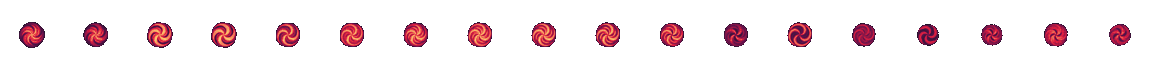
#> input picture tools/pixel_art/enemy_fx/source/eye_orb.png, 1152 x 64 px; its folder holds 4 pictures in this run
$ python import_enemy_fx.py
#> lines starting #> are read from the running program, lines starting #| are printed output that depends on the picture; after the words box and inside, x2 and y2 are one past the last pixel; in counts of white or black regions, pixels touching at a corner belong together
### tools/pixel_art/monsters/recolor_monsters.py
"""Remapeia as folhas dos monstros importados (modo 2D) para a paleta AAP-64, a mesma do kit da cripta,
do Virgil, do chão e da poça de sangue.

Lê os originais do pacote em `tools/pixel_art/monsters/source/<monstro>/*.png` (intocados) e grava as versões
remapeadas em `assets/pixel_art/monsters/<monstro>/*.png`, com os mesmos nomes. Para regerar:

    py tools/pixel_art/monsters/recolor_monsters.py [--preview arquivo.png]

Cada cor do original vira a cor da AAP-64 mais próxima em OKLab, com mais peso na luminosidade (para manter
o volume do sombreado) e menos no croma. Os vermelhos saturados (olhos, sangue) ficam presos à rampa de sangue
e os cinzas neutros (metal) à rampa fria da pedra da cripta. Duas cores do original que caíssem na mesma cor da paleta são
separadas pela segunda opção mais próxima quando a diferença de luminosidade entre elas é visível, para não
apagar detalhes. A transparência vira binária (alfa 0 ou 255, corte em 128), como o corte de alfa do Sprite3D no jogo.

Exceções:
- `mage_guardian` (Guardiã Invisível) pode usar o rosa bc4a9b e os azuis vivos da AAP-64, que são a cor dela e
  dos efeitos dela (`BossRuneFx.Violet`).
- `skeleton_guardian` (lacaios da Guardiã) não tem original próprio: sai do `skeleton` tingido na rampa violeta
  da Guardiã, pela luminosidade (o sombreado é mantido, as cores viram roxo e rosa).
"""
import argparse
import pathlib

import numpy as np
from PIL import Image

ROOT = pathlib.Path(__file__).resolve().parents[3]
SOURCE = ROOT / "tools" / "pixel_art" / "monsters" / "source"
TARGET = ROOT / "assets" / "pixel_art" / "monsters"

AAP64 = """060608 141013 3b1725 73172d b4202a df3e23 fa6a0a f9a31b ffd541 fffc40 d6f264 9cdb43 59c135 14a02e 1a7a3e 24523b
122020 143464 285cc4 249fde 20d6c7 a6fcdb ffffff fef3c0 fad6b8 f5a097 e86a73 bc4a9b 793a80 403353 242234 221c1a
322b28 71413b bb7547 dba463 f4d29c dae0ea b3b9d1 8b93af 6d758d 4a5462 333941 422433 5b3138 8e5252 ba756a e9b5a3
e3e6ff b9bffb 849be4 588dbe 477d85 23674e 328464 5daf8d 92dcba cdf7e2 e4d2aa c7b08b a08662 796755 5a4e44 423934""".split()

# Cores berrantes da AAP-64 que não aparecem em nenhum asset nosso: ficam de fora para os monstros não
# destoarem da cripta (neon, ciano, rosa e o verde-limão).
EXCLUDED = set("fffc40 d6f264 9cdb43 59c135 20d6c7 a6fcdb bc4a9b 249fde 285cc4 fa6a0a".split())
PALETTE = [h for h in AAP64 if h not in EXCLUDED]

# Rampa de sangue (a da poça de sangue, sem o laranja df3e23): destino dos vermelhos saturados (olhos, sangue,
# boca), para não puxarem para o laranja.
BLOOD = ["3b1725", "73172d", "b4202a", "e86a73", "f5a097"]

# Rampa fria da pedra da cripta: destino dos cinzas neutros (metal, escudo, elmo), que senão caem nos marrons.
STONE = ["060608", "141013", "242234", "333941", "4a5462", "6d758d", "8b93af", "b3b9d1", "dae0ea", "e3e6ff", "ffffff"]
NEUTRAL_CHROMA = 0.02

# Cores extras permitidas por monstro (além de PALETTE).
EXTRA_COLORS = {"mage_guardian": ["bc4a9b", "249fde", "285cc4"]}

# Monstros derivados: pasta nova = original de outro monstro tingido numa rampa (do escuro ao claro).
GUARDIAN_RAMP = ["060608", "141013", "242234", "403353", "793a80", "bc4a9b", "e9b5a3", "fad6b8"]
TINT_GAMMA = 0.7
DERIVED = {"skeleton_guardian": ("skeleton", GUARDIAN_RAMP)}

LIGHTNESS_WEIGHT = 1.6
CHROMA_WEIGHT = 0.8


def hex_to_rgb(h):
    return [int(h[i:i + 2], 16) for i in (0, 2, 4)]


def srgb_to_oklab(rgb):
    c = np.asarray(rgb, dtype=np.float64) / 255.0
    c = np.where(c <= 0.04045, c / 12.92, ((c + 0.055) / 1.055) ** 2.4)
    l = 0.4122214708 * c[..., 0] + 0.5363325363 * c[..., 1] + 0.0514459929 * c[..., 2]
    m = 0.2119034982 * c[..., 0] + 0.6806995451 * c[..., 1] + 0.1073969566 * c[..., 2]
    s = 0.0883024619 * c[..., 0] + 0.2817188376 * c[..., 1] + 0.6299787005 * c[..., 2]
    l, m, s = np.cbrt(l), np.cbrt(m), np.cbrt(s)
    return np.stack([
        0.2104542553 * l + 0.7936177850 * m - 0.0040720468 * s,
        1.9779984951 * l - 2.4285922050 * m + 0.4505937099 * s,
        0.0259040371 * l + 0.7827717662 * m - 0.8086757660 * s,
    ], axis=-1)


def distances(lab, candidates):
    d = candidates - lab
    return LIGHTNESS_WEIGHT * d[:, 0] ** 2 + CHROMA_WEIGHT * (d[:, 1] ** 2 + d[:, 2] ** 2)


def candidates_for(lab, pal):
    chroma = np.hypot(lab[1], lab[2])
    hue = np.degrees(np.arctan2(lab[2], lab[1])) % 360
    if chroma > 0.12 and (hue < 45 or hue > 340):
        return np.array([pal.index(h) for h in BLOOD])
    if chroma < NEUTRAL_CHROMA:
        return np.array([pal.index(h) for h in STONE])
    return np.arange(len(pal))


# [12 lines left out: function build_tint_mapping, not called in this run]


def build_mapping(colors, pal=PALETTE):
    """colors: lista de tuplas RGB do monstro inteiro (todas as folhas). Retorna {rgb: rgb da paleta}."""
    pal_lab = srgb_to_oklab([hex_to_rgb(h) for h in pal])
    mapping = {}
    choices = {}
    for rgb in colors:
        lab = srgb_to_oklab(rgb)
        idx = candidates_for(lab, pal)
        d = distances(lab, pal_lab[idx])
        order = idx[np.argsort(d)]
        choices[rgb] = (lab, order)
        mapping[rgb] = int(order[0])

    # Separa cores que colidiram mas que eram visivelmente diferentes no original (mais clara sobe uma opção).
    by_target = {}
    for rgb, t in mapping.items():
        by_target.setdefault(t, []).append(rgb)
    used = set(mapping.values())
    for t, group in by_target.items():
        if len(group) < 2:
            continue
        group.sort(key=lambda c: choices[c][0][0])
        for a, b in zip(group, group[1:]):
            if choices[b][0][0] - choices[a][0][0] < 0.06 or mapping[b] != mapping[a]:
                continue
            for alt in choices[b][1][1:4]:
                alt = int(alt)
                if alt not in used and pal_lab[alt][0] > pal_lab[mapping[a]][0]:
                    mapping[b] = alt
                    used.add(alt)
                    break
    return {rgb: tuple(hex_to_rgb(pal[i])) for rgb, i in mapping.items()}


def recolor(image, mapping):
    arr = np.array(image.convert("RGBA"))
    out = arr.copy()
    flat = arr.reshape(-1, 4)
    oflat = out.reshape(-1, 4)
    visible = flat[:, 3] > 0
    for rgb, new in mapping.items():
        mask = visible & (flat[:, 0] == rgb[0]) & (flat[:, 1] == rgb[1]) & (flat[:, 2] == rgb[2])
        oflat[mask, :3] = new
    return Image.fromarray(out, "RGBA")


def monster_colors(files):
    colors = set()
    for f in files:
        arr = np.array(Image.open(f).convert("RGBA")).reshape(-1, 4)
        for px in np.unique(arr[arr[:, 3] > 0][:, :3], axis=0):
            colors.add(tuple(int(v) for v in px))
    return sorted(colors)


# [39 lines left out: function main, not called in this run]


# [2 lines that do not run on import are left out]

### tools/pixel_art/enemy_fx/import_enemy_fx.py
"""Efeitos dos ataques dos monstros (modo 2D): recorta dos pacotes de efeitos a faixa de cor de cada efeito e a
remapeia para a paleta AAP-64.

Os pacotes "Effect and FX Pixel All Free" e "RPG Effect All Free" (F:\\ASSETS no PC do Pedro) trazem cada efeito
num PNG com 9 linhas de quadros de 64x64, uma por cor. Daqui sai só a linha escolhida para cada ataque, sem os
quadros vazios. Os recortes originais ficam em `tools/pixel_art/enemy_fx/source/` (fora do Godot, pelo `.gdignore`
de `tools/pixel_art/`) e as versões remapeadas em `assets/pixel_art/effects/enemy_attacks/`, usadas por
`scripts/enemies/EnemyAttackFx.cs`.

    py tools/pixel_art/enemy_fx/import_enemy_fx.py                 (remapeia os recortes de source/)
    py tools/pixel_art/enemy_fx/import_enemy_fx.py --packs <pasta>  (recorta de novo dos pacotes descompactados)
"""
import argparse
import pathlib
import sys

import numpy as np
from PIL import Image

ROOT = pathlib.Path(__file__).resolve().parents[3]
SOURCE = ROOT / "tools" / "pixel_art" / "enemy_fx" / "source"
TARGET = ROOT / "assets" / "pixel_art" / "effects" / "enemy_attacks"
sys.path.insert(0, str(ROOT / "tools" / "pixel_art" / "monsters"))
from recolor_monsters import PALETTE, build_mapping, build_tint_mapping, monster_colors, recolor  # noqa: E402

CELL = 64

# nome no jogo: (arquivo do pacote, linha de cor). Linhas: 0 laranja, 1 violeta, 2 azul, 3 verde, 4 âmbar,
# 5 branco, 6 malva, 7 carmim, 8 índigo.
EFFECTS = {
    "eye_orb": ("1781", 7),          # orbe de sangue girando do olho voador (laço)
    "eye_orb_burst": ("230", 7),     # estouro do orbe no impacto
    "spore_orb": ("1781", 3),        # semente/esporo da planta-bulbo (laço)
    "spore_burst": ("485", 3),       # respingo verde no impacto
    "slash_white": ("438", 5),       # corte em meia-lua do goblin
    "spore_cloud": ("476", 6),       # nuvem de esporos do cogumelo
    "bite_red": ("316", 7),          # mordida da planta vermelha
    "claw_red": ("465", 7),          # garras do zumbi
    "dust_slam": ("70", 5),          # poeira da pancada do esqueleto
    "thorn_burst": ("527", 1),       # espinhos violeta que brotam do chão (planta roxa)
}

# Mesma AAP-64 restrita dos monstros (recolor_monsters.PALETTE): sem os neons, o ciano, o rosa e o verde-limão.
# Efeitos tingidos numa rampa pela luminosidade (do escuro ao claro). O violeta do pacote cairia na rampa de sangue
# pelo mapeamento comum (matiz perto do vermelho) e os verdes claros puxariam para o amarelo: espinhos e esporos vão
# direto para a rampa violeta e a verde da AAP-64.
VIOLET = ["141013", "242234", "403353", "5b3138", "793a80", "793a80", "b9bffb"]
GREEN = ["122020", "24523b", "1a7a3e", "14a02e", "5daf8d", "92dcba"]
TINTED = {"thorn_burst": VIOLET, "spore_orb": GREEN, "spore_burst": GREEN}


def extract(packs):
    index = {p.stem: p for p in pathlib.Path(packs).rglob("*.png")}
    SOURCE.mkdir(parents=True, exist_ok=True)
    for name, (file, row) in EFFECTS.items():
        sheet = Image.open(index[file]).convert("RGBA")
        cell = sheet.height // 9
        strip = sheet.crop((0, row * cell, sheet.width, (row + 1) * cell))
        frames = [strip.crop((i * cell, 0, (i + 1) * cell, cell)) for i in range(sheet.width // cell)]
        frames = [f for f in frames if f.getbbox()]
        out = Image.new("RGBA", (len(frames) * cell, cell))
        for i, f in enumerate(frames):
            out.alpha_composite(f, (i * cell, 0))
        out.save(SOURCE / f"{name}.png")
        print(f"recorte {name}: {file} linha {row}, {len(frames)} quadros")


def main():
    parser = argparse.ArgumentParser(description=__doc__.splitlines()[0])
    parser.add_argument("--packs", help="pasta com os pacotes descompactados (recorta de novo para source/)")
    args = parser.parse_args()
    if args.packs:
        extract(args.packs)

    TARGET.mkdir(parents=True, exist_ok=True)
    for name in EFFECTS:
        path = SOURCE / f"{name}.png"
        src = Image.open(path).convert("RGBA")
#> src is the input picture: PIL image 1152x64 RGBA; mean R, G, B, A 18.7, 5.1, 8.2, 29.2
        colors = monster_colors([path])
#> the loop in monster_colors, `for px in np.unique(arr[arr[:, 3] > 0][:, :3], axis=0):` made 220 passes
#> px on passes 1 to 3: [28, 21, 37], [30, 21, 39], [32, 21, 40]
#> after the loop in monster_colors, `for px in np.unique(arr[arr[:, 3] > 0][:, :3], axis=0):`: colors = 220 items
#> colors = 220 items, first 6: (28, 21, 37), (30, 21, 39), (32, 21, 40), (33, 21, 41), (34, 21, 41), (35, 21, 41)
        mapping = build_tint_mapping(colors, TINTED[name]) if name in TINTED else build_mapping(colors, PALETTE)
#> the loop in build_mapping, `for rgb in colors:` made 220 passes
#> (rgb, c in srgb_to_oklab, l in srgb_to_oklab, m in srgb_to_oklab, s in srgb_to_oklab, lab, chroma in candidates_for, hue in candidates_for) on passes 1 to 3: ((28, 21, 37), [0.0116, 0.0075, 0.0185], 0.214, 0.212, 0.245, [0.212, 0.018, -0.0269], 0.0324, 303.9), ((30, 21, 39), [0.013, 0.0075, 0.0203], 0.218, 0.216, 0.252, [0.216, 0.0218, -0.0294], 0.0366, 306.5), ((32, 21, 40), [0.0144, 0.0075, 0.0212], 0.223, 0.219, 0.256, [0.219, 0.0252, -0.0301], 0.0393, 310)
#> after the loop in build_mapping, `for rgb in colors:`: choices = 220 items
#> the loop in build_mapping, `for rgb, t in mapping.items():` made 220 passes
#> (rgb, t) on passes 1 to 3: ((28, 21, 37), 21), ((30, 21, 39), 21), ((32, 21, 40), 21)
#> after the loop in build_mapping, `for rgb, t in mapping.items():`: by_target = 12 items
#> the loop in build_mapping, `for t, group in by_target.items():` made 12 passes
#> t on passes 1, 3, 4, 5, 6, 7, 8, 9, 10, 12: 21, 2, 33, 3, 4, 17, 16, 25, 6, 26
#> t on passes 2, 11: 20, 37
#> mapping = 220 items
        dst = recolor(src, mapping)
#> the loop in recolor, `for rgb, new in mapping.items():` made 220 passes
#> (rgb, new) on passes 1 to 3: ((28, 21, 37), (34, 28, 26)), ((30, 21, 39), (34, 28, 26)), ((32, 21, 40), (34, 28, 26))
#> in recolor, `return Image.fromarray(out, "RGBA")`:
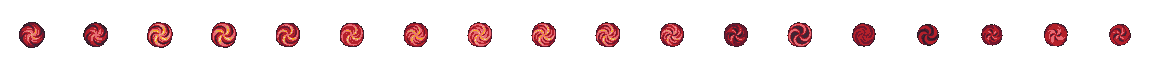
#> returned value: PIL image 1152x64 RGBA; mean R, G, B, A 18, 6.1, 6.9, 29.2; transparent parts drawn white
        alpha = np.array(dst)[:, :, 3]
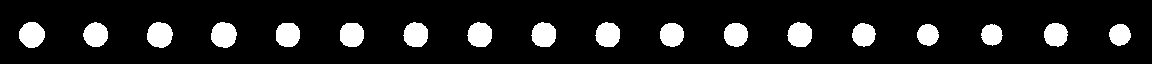
#> alpha: shape (64, 1152); 11.5% white; 18 white regions, largest, box (x1, y1, x2, y2) and area: (147, 22, 173, 48) 530, (211, 22, 237, 48) 530, (19, 22, 45, 48) 523
        dst.putalpha(Image.fromarray(np.where(alpha >= 128, 255, 0).astype(np.uint8)))
        dst.save(TARGET / f"{name}.png")
        print(f"{name}: {src.width // CELL} quadros")
#| eye_orb: 18 quadros


if __name__ == "__main__":
#> (the run stopped early here; a loop or call above may not have finished)
